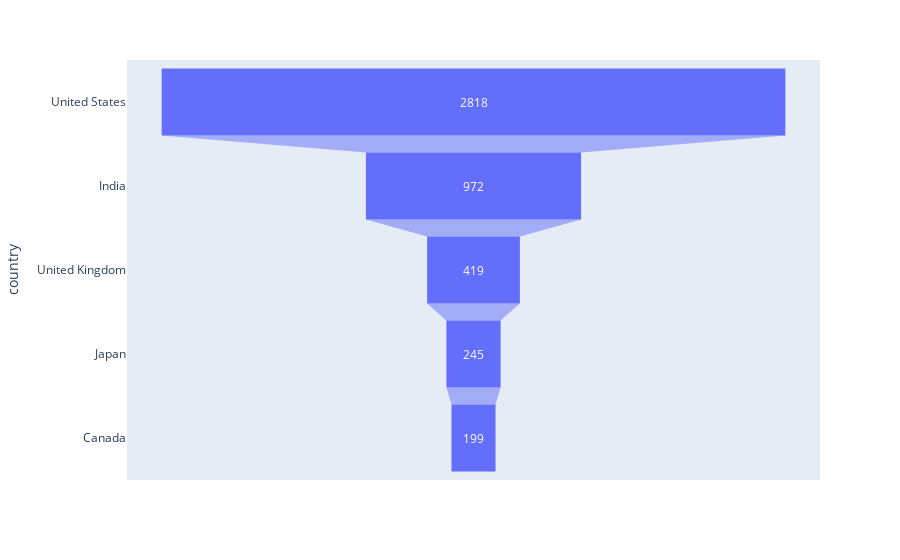

The notebook cell saved with this chart:
### Code cell
data = dict(
    number=[2818,972,419,245,199],
    country=["United States", "India", "United Kingdom", "Japan","Canada"])
fig = px.funnel(data, x='number', y='country')
fig.show()

### Figure 1 — Plotly figure (JSON) as saved in the notebook; plotly's stock layout.template omitted (floating-point values rounded to 4 significant figures)
{"data": [{"hovertemplate": "number=%{x}<br>country=%{y}<extra></extra>", "legendgroup": "", "marker": {"color": "#636efa"}, "name": "", "orientation": "h", "showlegend": false, "type": "funnel", "x": [2818, 972, 419, 245, 199], "xaxis": "x", "y": ["United States", "India", "United Kingdom", "Japan", "Canada"], "yaxis": "y"}], "layout": {"legend": {"tracegroupgap": 0}, "margin": {"t": 60}, "xaxis": {"anchor": "y", "domain": [0, 1], "title": {"text": "number"}}, "yaxis": {"anchor": "x", "domain": [0, 1], "title": {"text": "country"}}}}
